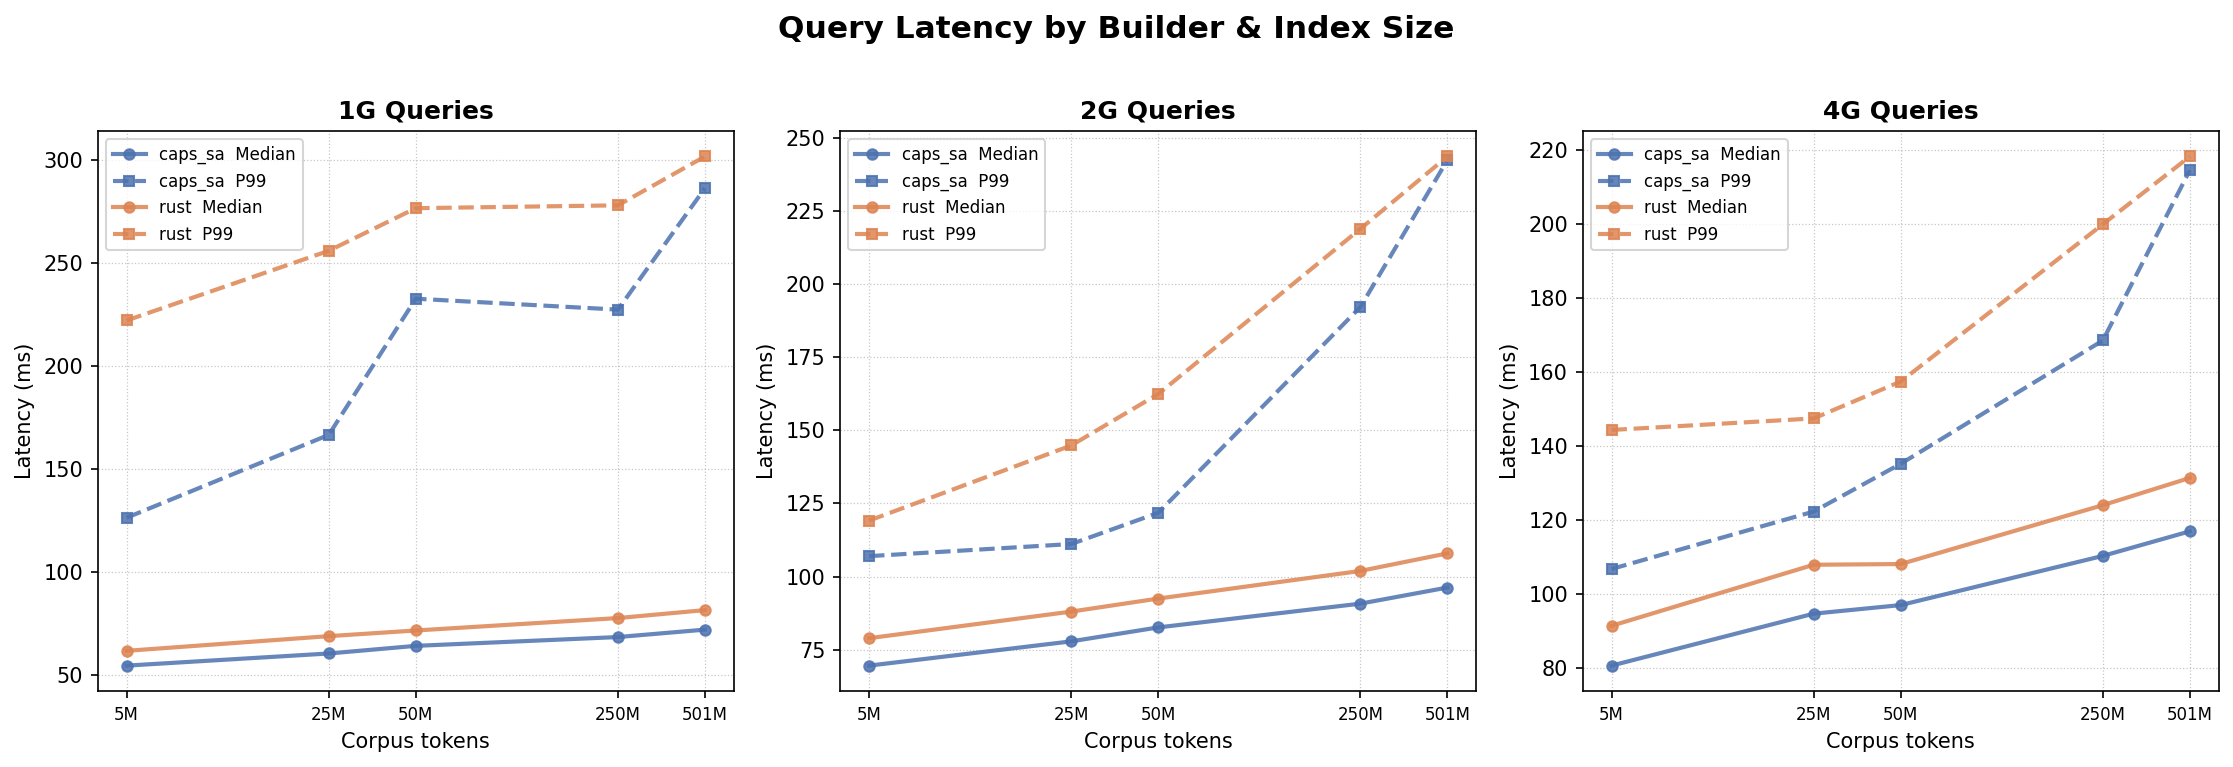

Here is the Python script that generated this plot:
#!/usr/bin/env python3
"""Query latency visualiser — run with: python plot_latency.py"""

import subprocess, sys

def _ensure(pkg):
    try:
        __import__(pkg)
    except ImportError:
        print(f"Installing {pkg}...")
        subprocess.check_call([sys.executable, "-m", "pip", "install", pkg, "-q"])

_ensure("matplotlib")

import csv
import io
import matplotlib.pyplot as plt
import matplotlib.ticker as mticker

DATA = """builder,n_tokens,n_threads,t_total_s,t_sa_s,mem_mb,lat_1g_med,lat_1g_p99,lat_2g_med,lat_2g_p99,lat_4g_med,lat_4g_p99
caps_sa,5010000,20,5.077,4.175,391.3,54.38,126.27,69.53,106.98,80.72,106.83
caps_sa,25050000,20,17.814,13.215,1854.6,60.28,166.53,77.83,111.12,94.76,122.35
caps_sa,50100000,20,33.142,24.03,2581.2,63.99,232.74,82.6,121.8,97.08,135.26
caps_sa,250500000,20,166.848,118.357,18925.7,68.27,227.44,90.73,192.19,110.37,168.58
caps_sa,501000000,20,382.293,284.356,38994.1,71.88,286.46,96.24,242.49,117.02,214.63
rust,5010000,20,1.968,1.034,0.0,61.57,222.17,78.91,119.13,91.48,144.4
rust,25050000,20,12.782,8.039,0.0,68.71,256.02,88.01,144.83,107.98,147.52
rust,50100000,20,26.2,16.805,0.0,71.46,276.75,92.47,162.44,108.17,157.49
rust,250500000,20,137.62,87.511,0.0,77.5,278.13,101.92,218.93,124.08,199.99
rust,501000000,20,272.556,172.923,0.0,81.37,301.89,107.93,243.7,131.45,218.31"""

LAT_COLS = ["lat_1g_med", "lat_1g_p99", "lat_2g_med", "lat_2g_p99", "lat_4g_med", "lat_4g_p99"]

GROUPS = [
    ("1G", ["lat_1g_med", "lat_1g_p99"]),
    ("2G", ["lat_2g_med", "lat_2g_p99"]),
    ("4G", ["lat_4g_med", "lat_4g_p99"]),
]

BUILDER_COLOR = {"caps_sa": "#4C72B0", "rust": "#DD8452"}


def parse_data():
    rows = list(csv.DictReader(io.StringIO(DATA)))
    builders = sorted({r["builder"] for r in rows})
    data = {}
    for b in builders:
        subset = sorted([r for r in rows if r["builder"] == b], key=lambda r: int(r["n_tokens"]))
        data[b] = {
            "n_tokens": [int(r["n_tokens"]) for r in subset],
            **{col: [float(r[col]) for r in subset] for col in LAT_COLS},
        }
    return data, builders


def plot(data, builders):
    fig, axes = plt.subplots(1, 3, figsize=(15, 5), sharey=False)
    fig.suptitle("Query Latency by Builder & Index Size", fontsize=15, fontweight="bold", y=1.01)

    tick_vals = data[builders[0]]["n_tokens"]
    tick_labels = [
        f"{v/1e6:.0f}M" if v >= 1e6 else f"{v/1e3:.0f}K"
        for v in tick_vals
    ]

    for ax, (gram_label, cols) in zip(axes, GROUPS):
        for b in builders:
            xs = data[b]["n_tokens"]
            color = BUILDER_COLOR[b]
            for col in cols:
                is_p99 = col.endswith("_p99")
                ls, marker = ("--", "s") if is_p99 else ("-", "o")
                ax.plot(
                    xs, data[b][col],
                    linestyle=ls, marker=marker, color=color,
                    linewidth=2, markersize=5, alpha=0.85,
                    label=f"{b}  {'P99' if is_p99 else 'Median'}",
                )

        ax.set_title(f"{gram_label} Queries", fontweight="bold")
        ax.set_xlabel("Corpus tokens")
        ax.set_ylabel("Latency (ms)")
        ax.set_xscale("log")

        # Pin one tick per actual corpus index value
        ax.set_xticks(tick_vals)
        ax.set_xticklabels(tick_labels, fontsize=8)
        ax.xaxis.set_minor_locator(mticker.NullLocator())  # suppress minor ticks

        ax.grid(True, which="major", linestyle=":", linewidth=0.6, alpha=0.7)

        handles, labels = ax.get_legend_handles_labels()
        seen = dict(zip(labels, handles))  # deduplicate
        ax.legend(seen.values(), seen.keys(), fontsize=8, loc="upper left")

    plt.tight_layout()
    out = "query_latency.png"
    plt.savefig(out, dpi=150, bbox_inches="tight")
    print(f"Saved → {out}")
    plt.show()


if __name__ == "__main__":
    data, builders = parse_data()
    plot(data, builders)
